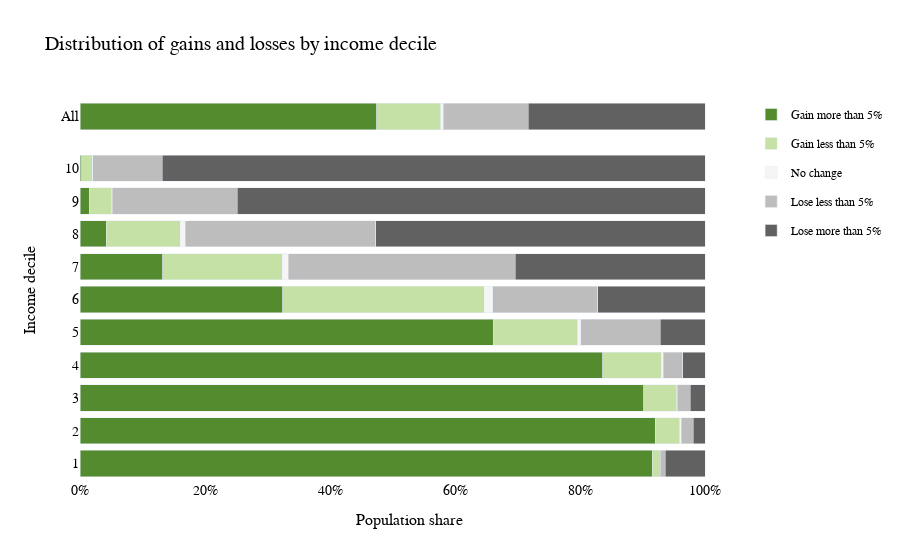

Source (notebook cell):
### Code cell
plotly_json_to_fig(charts["intra_income_decile_chart"])

### Figure 1 — Plotly figure (JSON) as saved in the notebook; plotly's stock layout.template omitted (floating-point values rounded to 4 significant figures)
{"data": [{"alignmentgroup": "True", "customdata": [["48% of all people gain more than 5% of their income"]], "hovertemplate": "%{customdata[0]}<extra></extra>", "legendgroup": "Gain more than 5%", "marker": {"color": "#558B2F", "pattern": {"shape": ""}}, "name": "Gain more than 5%", "offsetgroup": "Gain more than 5%", "orientation": "h", "showlegend": false, "textposition": "auto", "type": "bar", "x": [0.475], "xaxis": "x", "y": ["All"], "yaxis": "y"}, {"alignmentgroup": "True", "customdata": [["10% of all people gain less than 5% of their income"]], "hovertemplate": "%{customdata[0]}<extra></extra>", "legendgroup": "Gain less than 5%", "marker": {"color": "#C5E1A5", "pattern": {"shape": ""}}, "name": "Gain less than 5%", "offsetgroup": "Gain less than 5%", "orientation": "h", "showlegend": false, "textposition": "auto", "type": "bar", "x": [0.1019], "xaxis": "x", "y": ["All"], "yaxis": "y"}, {"alignmentgroup": "True", "customdata": [["0% of all people experience no change"]], "hovertemplate": "%{customdata[0]}<extra></extra>", "legendgroup": "No change", "marker": {"color": "#F5F5F5", "pattern": {"shape": ""}}, "name": "No change", "offsetgroup": "No change", "orientation": "h", "showlegend": false, "textposition": "auto", "type": "bar", "x": [0.004349], "xaxis": "x", "y": ["All"], "yaxis": "y"}, {"alignmentgroup": "True", "customdata": [["14% of all people lose less than 5% of their income"]], "hovertemplate": "%{customdata[0]}<extra></extra>", "legendgroup": "Lose less than 5%", "marker": {"color": "#BDBDBD", "pattern": {"shape": ""}}, "name": "Lose less than 5%", "offsetgroup": "Lose less than 5%", "orientation": "h", "showlegend": false, "textposition": "auto", "type": "bar", "x": [0.1354], "xaxis": "x", "y": ["All"], "yaxis": "y"}, {"alignmentgroup": "True", "customdata": [["28% of all people lose more than 5% of their income"]], "hovertemplate": "%{customdata[0]}<extra></extra>", "legendgroup": "Lose more than 5%", "marker": {"color": "#616161", "pattern": {"shape": ""}}, "name": "Lose more than 5%", "offsetgroup": "Lose more than 5%", "orientation": "h", "showlegend": false, "textposition": "auto", "type": "bar", "x": [0.2833], "xaxis": "x", "y": ["All"], "yaxis": "y"}, {"alignmentgroup": "True", "customdata": [["92% of people in the 1st income decile gain more than 5% of their income"], ["92% of people in the 2nd income decile gain more than 5% of their income"], ["90% of people in the 3rd income decile gain more than 5% of their income"], ["84% of people in the 4th income decile gain more than 5% of their income"], ["66% of people in the 5th income decile gain more than 5% of their income"], ["32% of people in the 6th income decile gain more than 5% of their income"], ["13% of people in the 7th income decile gain more than 5% of their income"], ["4% of people in the 8th income decile gain more than 5% of their income"], ["1% of people in the 9th income decile gain more than 5% of their income"], ["0% of people in the 10th income decile gain more than 5% of their income"]], "hovertemplate": "%{customdata[0]}<extra></extra>", "legendgroup": "Gain more than 5%", "marker": {"color": "#558B2F", "pattern": {"shape": ""}}, "name": "Gain more than 5%", "offsetgroup": "Gain more than 5%", "orientation": "h", "showlegend": true, "textposition": "auto", "type": "bar", "x": [0.9153, 0.92, 0.9017, 0.8363, 0.6611, 0.3242, 0.1321, 0.04231, 0.01458, 0.002946], "xaxis": "x2", "y": ["1", "2", "3", "4", "5", "6", "7", "8", "9", "10"], "yaxis": "y2"}, {"alignmentgroup": "True", "customdata": [["1% of people in the 1st income decile gain less than 5% of their income"], ["4% of people in the 2nd income decile gain less than 5% of their income"], ["5% of people in the 3rd income decile gain less than 5% of their income"], ["9% of people in the 4th income decile gain less than 5% of their income"], ["14% of people in the 5th income decile gain less than 5% of their income"], ["32% of people in the 6th income decile gain less than 5% of their income"], ["19% of people in the 7th income decile gain less than 5% of their income"], ["12% of people in the 8th income decile gain less than 5% of their income"], ["4% of people in the 9th income decile gain less than 5% of their income"], ["2% of people in the 10th income decile gain less than 5% of their income"]], "hovertemplate": "%{customdata[0]}<extra></extra>", "legendgroup": "Gain less than 5%", "marker": {"color": "#C5E1A5", "pattern": {"shape": ""}}, "name": "Gain less than 5%", "offsetgroup": "Gain less than 5%", "orientation": "h", "showlegend": true, "textposition": "auto", "type": "bar", "x": [0.01283, 0.03915, 0.05336, 0.09366, 0.1351, 0.3227, 0.1917, 0.1178, 0.03587, 0.01664], "xaxis": "x2", "y": ["1", "2", "3", "4", "5", "6", "7", "8", "9", "10"], "yaxis": "y2"}, {"alignmentgroup": "True", "customdata": [["0% of people in the 1st income decile experience no change"], ["0% of people in the 2nd income decile experience no change"], ["0% of people in the 3rd income decile experience no change"], ["0% of people in the 4th income decile experience no change"], ["0% of people in the 5th income decile experience no change"], ["1% of people in the 6th income decile experience no change"], ["1% of people in the 7th income decile experience no change"], ["1% of people in the 8th income decile experience no change"], ["0% of people in the 9th income decile experience no change"], ["0% of people in the 10th income decile experience no change"]], "hovertemplate": "%{customdata[0]}<extra></extra>", "legendgroup": "No change", "marker": {"color": "#F5F5F5", "pattern": {"shape": ""}}, "name": "No change", "offsetgroup": "No change", "orientation": "h", "showlegend": true, "textposition": "auto", "type": "bar", "x": [0.000296, 0.00248, 0.0003719, 0.0029, 0.004907, 0.01311, 0.009516, 0.00824, 0.001248, 0.0004229], "xaxis": "x2", "y": ["1", "2", "3", "4", "5", "6", "7", "8", "9", "10"], "yaxis": "y2"}, {"alignmentgroup": "True", "customdata": [["1% of people in the 1st income decile lose less than 5% of their income"], ["2% of people in the 2nd income decile lose less than 5% of their income"], ["2% of people in the 3rd income decile lose less than 5% of their income"], ["3% of people in the 4th income decile lose less than 5% of their income"], ["13% of people in the 5th income decile lose less than 5% of their income"], ["17% of people in the 6th income decile lose less than 5% of their income"], ["36% of people in the 7th income decile lose less than 5% of their income"], ["30% of people in the 8th income decile lose less than 5% of their income"], ["20% of people in the 9th income decile lose less than 5% of their income"], ["11% of people in the 10th income decile lose less than 5% of their income"]], "hovertemplate": "%{customdata[0]}<extra></extra>", "legendgroup": "Lose less than 5%", "marker": {"color": "#BDBDBD", "pattern": {"shape": ""}}, "name": "Lose less than 5%", "offsetgroup": "Lose less than 5%", "orientation": "h", "showlegend": true, "textposition": "auto", "type": "bar", "x": [0.00758, 0.01944, 0.02052, 0.03176, 0.1269, 0.168, 0.3634, 0.305, 0.1998, 0.1117], "xaxis": "x2", "y": ["1", "2", "3", "4", "5", "6", "7", "8", "9", "10"], "yaxis": "y2"}, {"alignmentgroup": "True", "customdata": [["6% of people in the 1st income decile lose more than 5% of their income"], ["2% of people in the 2nd income decile lose more than 5% of their income"], ["2% of people in the 3rd income decile lose more than 5% of their income"], ["4% of people in the 4th income decile lose more than 5% of their income"], ["7% of people in the 5th income decile lose more than 5% of their income"], ["17% of people in the 6th income decile lose more than 5% of their income"], ["30% of people in the 7th income decile lose more than 5% of their income"], ["53% of people in the 8th income decile lose more than 5% of their income"], ["75% of people in the 9th income decile lose more than 5% of their income"], ["87% of people in the 10th income decile lose more than 5% of their income"]], "hovertemplate": "%{customdata[0]}<extra></extra>", "legendgroup": "Lose more than 5%", "marker": {"color": "#616161", "pattern": {"shape": ""}}, "name": "Lose more than 5%", "offsetgroup": "Lose more than 5%", "orientation": "h", "showlegend": true, "textposition": "auto", "type": "bar", "x": [0.06397, 0.01896, 0.02408, 0.03541, 0.07194, 0.1719, 0.3033, 0.5267, 0.7485, 0.8683], "xaxis": "x2", "y": ["1", "2", "3", "4", "5", "6", "7", "8", "9", "10"], "yaxis": "y2"}], "layout": {"annotations": [{"font": {"size": 16}, "showarrow": false, "text": "Population share", "x": 0.5, "xanchor": "center", "xref": "paper", "y": 0, "yanchor": "top", "yref": "paper", "yshift": -30}, {"font": {"size": 16}, "showarrow": false, "text": "Income decile", "textangle": -90, "x": 0, "xanchor": "right", "xref": "paper", "xshift": -40, "y": 0.5, "yanchor": "middle", "yref": "paper"}], "barmode": "stack", "font": {"color": "Black", "family": "Ubuntu"}, "hoverlabel": {"align": "right", "font": {"family": "Ubuntu"}}, "paper_bgcolor": "white", "plot_bgcolor": "white", "title": {"font": {"size": 20}, "text": "Distribution of gains and losses by income decile"}, "xaxis": {"anchor": "y", "domain": [0, 1], "matches": "x2", "showgrid": false, "showticklabels": false, "tickfont": {"size": 14}, "tickformat": ",.0%", "title": {"font": {"color": "black", "size": 16}}}, "xaxis2": {"anchor": "y2", "domain": [0, 1], "showgrid": false, "tickfont": {"size": 14}, "tickformat": ",.0%", "title": {"font": {"color": "black", "size": 16}}}, "yaxis": {"anchor": "x", "domain": [0.9136, 1], "tickfont": {"size": 14}, "title": {"font": {"color": "black", "size": 16}}}, "yaxis2": {"anchor": "x2", "domain": [0, 0.8636], "tickfont": {"size": 14}, "title": {"font": {"color": "black", "size": 16}}}}}
